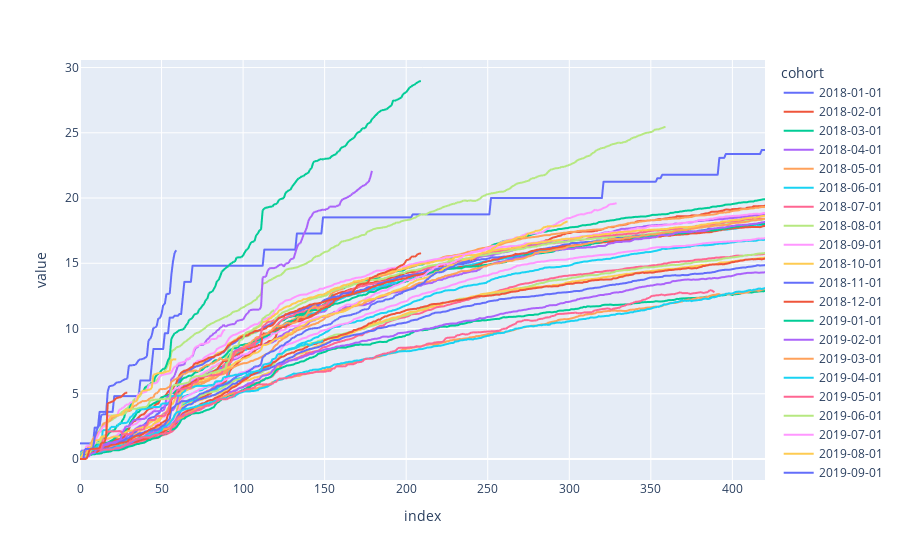

This figure's notebook cell:
### Code cell
fig_raw = px.line(data_frame=df_RR_prefill)
fig_raw.show()
#fig_raw.write_html("OnetimeToSubscription_RepurchaseSecondToThird_Raw.html")

### Figure 1 — Plotly figure (JSON) as saved in the notebook; plotly's stock layout.template omitted (floating-point values rounded to 4 significant figures; data arrays with more than 128 entries replaced by an {"elided": "..."} marker saying what was removed)
{"data": [{"hovertemplate": "cohort=2018-01-01<br>index=%{x}<br>value=%{y}<extra></extra>", "legendgroup": "2018-01-01", "line": {"color": "#636efa", "dash": "solid"}, "marker": {"symbol": "circle"}, "mode": "lines", "name": "2018-01-01", "showlegend": true, "type": "scattergl", "x": {"elided": "421 int values"}, "xaxis": "x", "y": {"elided": "421 float values"}, "yaxis": "y"}, {"hovertemplate": "cohort=2018-02-01<br>index=%{x}<br>value=%{y}<extra></extra>", "legendgroup": "2018-02-01", "line": {"color": "#EF553B", "dash": "solid"}, "marker": {"symbol": "circle"}, "mode": "lines", "name": "2018-02-01", "showlegend": true, "type": "scattergl", "x": {"elided": "421 int values"}, "xaxis": "x", "y": {"elided": "421 float values"}, "yaxis": "y"}, {"hovertemplate": "cohort=2018-03-01<br>index=%{x}<br>value=%{y}<extra></extra>", "legendgroup": "2018-03-01", "line": {"color": "#00cc96", "dash": "solid"}, "marker": {"symbol": "circle"}, "mode": "lines", "name": "2018-03-01", "showlegend": true, "type": "scattergl", "x": {"elided": "421 int values"}, "xaxis": "x", "y": {"elided": "421 float values"}, "yaxis": "y"}, {"hovertemplate": "cohort=2018-04-01<br>index=%{x}<br>value=%{y}<extra></extra>", "legendgroup": "2018-04-01", "line": {"color": "#ab63fa", "dash": "solid"}, "marker": {"symbol": "circle"}, "mode": "lines", "name": "2018-04-01", "showlegend": true, "type": "scattergl", "x": {"elided": "421 int values"}, "xaxis": "x", "y": {"elided": "421 float values"}, "yaxis": "y"}, {"hovertemplate": "cohort=2018-05-01<br>index=%{x}<br>value=%{y}<extra></extra>", "legendgroup": "2018-05-01", "line": {"color": "#FFA15A", "dash": "solid"}, "marker": {"symbol": "circle"}, "mode": "lines", "name": "2018-05-01", "showlegend": true, "type": "scattergl", "x": {"elided": "421 int values"}, "xaxis": "x", "y": {"elided": "421 float values"}, "yaxis": "y"}, {"hovertemplate": "cohort=2018-06-01<br>index=%{x}<br>value=%{y}<extra></extra>", "legendgroup": "2018-06-01", "line": {"color": "#19d3f3", "dash": "solid"}, "marker": {"symbol": "circle"}, "mode": "lines", "name": "2018-06-01", "showlegend": true, "type": "scattergl", "x": {"elided": "421 int values"}, "xaxis": "x", "y": {"elided": "421 float values"}, "yaxis": "y"}, {"hovertemplate": "cohort=2018-07-01<br>index=%{x}<br>value=%{y}<extra></extra>", "legendgroup": "2018-07-01", "line": {"color": "#FF6692", "dash": "solid"}, "marker": {"symbol": "circle"}, "mode": "lines", "name": "2018-07-01", "showlegend": true, "type": "scattergl", "x": {"elided": "421 int values"}, "xaxis": "x", "y": {"elided": "421 float values"}, "yaxis": "y"}, {"hovertemplate": "cohort=2018-08-01<br>index=%{x}<br>value=%{y}<extra></extra>", "legendgroup": "2018-08-01", "line": {"color": "#B6E880", "dash": "solid"}, "marker": {"symbol": "circle"}, "mode": "lines", "name": "2018-08-01", "showlegend": true, "type": "scattergl", "x": {"elided": "421 int values"}, "xaxis": "x", "y": {"elided": "421 float values"}, "yaxis": "y"}, {"hovertemplate": "cohort=2018-09-01<br>index=%{x}<br>value=%{y}<extra></extra>", "legendgroup": "2018-09-01", "line": {"color": "#FF97FF", "dash": "solid"}, "marker": {"symbol": "circle"}, "mode": "lines", "name": "2018-09-01", "showlegend": true, "type": "scattergl", "x": {"elided": "421 int values"}, "xaxis": "x", "y": {"elided": "421 float values"}, "yaxis": "y"}, {"hovertemplate": "cohort=2018-10-01<br>index=%{x}<br>value=%{y}<extra></extra>", "legendgroup": "2018-10-01", "line": {"color": "#FECB52", "dash": "solid"}, "marker": {"symbol": "circle"}, "mode": "lines", "name": "2018-10-01", "showlegend": true, "type": "scattergl", "x": {"elided": "421 int values"}, "xaxis": "x", "y": {"elided": "421 float values"}, "yaxis": "y"}, {"hovertemplate": "cohort=2018-11-01<br>index=%{x}<br>value=%{y}<extra></extra>", "legendgroup": "2018-11-01", "line": {"color": "#636efa", "dash": "solid"}, "marker": {"symbol": "circle"}, "mode": "lines", "name": "2018-11-01", "showlegend": true, "type": "scattergl", "x": {"elided": "421 int values"}, "xaxis": "x", "y": {"elided": "421 float values"}, "yaxis": "y"}, {"hovertemplate": "cohort=2018-12-01<br>index=%{x}<br>value=%{y}<extra></extra>", "legendgroup": "2018-12-01", "line": {"color": "#EF553B", "dash": "solid"}, "marker": {"symbol": "circle"}, "mode": "lines", "name": "2018-12-01", "showlegend": true, "type": "scattergl", "x": {"elided": "421 int values"}, "xaxis": "x", "y": {"elided": "421 float values"}, "yaxis": "y"}, {"hovertemplate": "cohort=2019-01-01<br>index=%{x}<br>value=%{y}<extra></extra>", "legendgroup": "2019-01-01", "line": {"color": "#00cc96", "dash": "solid"}, "marker": {"symbol": "circle"}, "mode": "lines", "name": "2019-01-01", "showlegend": true, "type": "scattergl", "x": {"elided": "421 int values"}, "xaxis": "x", "y": {"elided": "421 float values"}, "yaxis": "y"}, {"hovertemplate": "cohort=2019-02-01<br>index=%{x}<br>value=%{y}<extra></extra>", "legendgroup": "2019-02-01", "line": {"color": "#ab63fa", "dash": "solid"}, "marker": {"symbol": "circle"}, "mode": "lines", "name": "2019-02-01", "showlegend": true, "type": "scattergl", "x": {"elided": "421 int values"}, "xaxis": "x", "y": {"elided": "421 float values"}, "yaxis": "y"}, {"hovertemplate": "cohort=2019-03-01<br>index=%{x}<br>value=%{y}<extra></extra>", "legendgroup": "2019-03-01", "line": {"color": "#FFA15A", "dash": "solid"}, "marker": {"symbol": "circle"}, "mode": "lines", "name": "2019-03-01", "showlegend": true, "type": "scattergl", "x": {"elided": "421 int values"}, "xaxis": "x", "y": {"elided": "421 float values"}, "yaxis": "y"}, {"hovertemplate": "cohort=2019-04-01<br>index=%{x}<br>value=%{y}<extra></extra>", "legendgroup": "2019-04-01", "line": {"color": "#19d3f3", "dash": "solid"}, "marker": {"symbol": "circle"}, "mode": "lines", "name": "2019-04-01", "showlegend": true, "type": "scattergl", "x": {"elided": "421 int values"}, "xaxis": "x", "y": {"elided": "421 float values"}, "yaxis": "y"}, {"hovertemplate": "cohort=2019-05-01<br>index=%{x}<br>value=%{y}<extra></extra>", "legendgroup": "2019-05-01", "line": {"color": "#FF6692", "dash": "solid"}, "marker": {"symbol": "circle"}, "mode": "lines", "name": "2019-05-01", "showlegend": true, "type": "scattergl", "x": {"elided": "421 int values"}, "xaxis": "x", "y": {"elided": "421 float values"}, "yaxis": "y"}, {"hovertemplate": "cohort=2019-06-01<br>index=%{x}<br>value=%{y}<extra></extra>", "legendgroup": "2019-06-01", "line": {"color": "#B6E880", "dash": "solid"}, "marker": {"symbol": "circle"}, "mode": "lines", "name": "2019-06-01", "showlegend": true, "type": "scattergl", "x": {"elided": "421 int values"}, "xaxis": "x", "y": {"elided": "421 float values"}, "yaxis": "y"}, {"hovertemplate": "cohort=2019-07-01<br>index=%{x}<br>value=%{y}<extra></extra>", "legendgroup": "2019-07-01", "line": {"color": "#FF97FF", "dash": "solid"}, "marker": {"symbol": "circle"}, "mode": "lines", "name": "2019-07-01", "showlegend": true, "type": "scattergl", "x": {"elided": "421 int values"}, "xaxis": "x", "y": {"elided": "421 float values"}, "yaxis": "y"}, {"hovertemplate": "cohort=2019-08-01<br>index=%{x}<br>value=%{y}<extra></extra>", "legendgroup": "2019-08-01", "line": {"color": "#FECB52", "dash": "solid"}, "marker": {"symbol": "circle"}, "mode": "lines", "name": "2019-08-01", "showlegend": true, "type": "scattergl", "x": {"elided": "421 int values"}, "xaxis": "x", "y": {"elided": "421 float values"}, "yaxis": "y"}, {"hovertemplate": "cohort=2019-09-01<br>index=%{x}<br>value=%{y}<extra></extra>", "legendgroup": "2019-09-01", "line": {"color": "#636efa", "dash": "solid"}, "marker": {"symbol": "circle"}, "mode": "lines", "name": "2019-09-01", "showlegend": true, "type": "scattergl", "x": {"elided": "421 int values"}, "xaxis": "x", "y": {"elided": "421 float values"}, "yaxis": "y"}, {"hovertemplate": "cohort=2019-10-01<br>index=%{x}<br>value=%{y}<extra></extra>", "legendgroup": "2019-10-01", "line": {"color": "#EF553B", "dash": "solid"}, "marker": {"symbol": "circle"}, "mode": "lines", "name": "2019-10-01", "showlegend": true, "type": "scattergl", "x": {"elided": "421 int values"}, "xaxis": "x", "y": {"elided": "421 float values"}, "yaxis": "y"}, {"hovertemplate": "cohort=2019-11-01<br>index=%{x}<br>value=%{y}<extra></extra>", "legendgroup": "2019-11-01", "line": {"color": "#00cc96", "dash": "solid"}, "marker": {"symbol": "circle"}, "mode": "lines", "name": "2019-11-01", "showlegend": true, "type": "scattergl", "x": {"elided": "421 int values"}, "xaxis": "x", "y": {"elided": "421 float values"}, "yaxis": "y"}, {"hovertemplate": "cohort=2019-12-01<br>index=%{x}<br>value=%{y}<extra></extra>", "legendgroup": "2019-12-01", "line": {"color": "#ab63fa", "dash": "solid"}, "marker": {"symbol": "circle"}, "mode": "lines", "name": "2019-12-01", "showlegend": true, "type": "scattergl", "x": {"elided": "421 int values"}, "xaxis": "x", "y": {"elided": "421 float values"}, "yaxis": "y"}, {"hovertemplate": "cohort=2020-01-01<br>index=%{x}<br>value=%{y}<extra></extra>", "legendgroup": "2020-01-01", "line": {"color": "#FFA15A", "dash": "solid"}, "marker": {"symbol": "circle"}, "mode": "lines", "name": "2020-01-01", "showlegend": true, "type": "scattergl", "x": {"elided": "421 int values"}, "xaxis": "x", "y": {"elided": "421 float values"}, "yaxis": "y"}, {"hovertemplate": "cohort=2020-02-01<br>index=%{x}<br>value=%{y}<extra></extra>", "legendgroup": "2020-02-01", "line": {"color": "#19d3f3", "dash": "solid"}, "marker": {"symbol": "circle"}, "mode": "lines", "name": "2020-02-01", "showlegend": true, "type": "scattergl", "x": {"elided": "421 int values"}, "xaxis": "x", "y": {"elided": "421 float values"}, "yaxis": "y"}, {"hovertemplate": "cohort=2020-03-01<br>index=%{x}<br>value=%{y}<extra></extra>", "legendgroup": "2020-03-01", "line": {"color": "#FF6692", "dash": "solid"}, "marker": {"symbol": "circle"}, "mode": "lines", "name": "2020-03-01", "showlegend": true, "type": "scattergl", "x": {"elided": "421 int values"}, "xaxis": "x", "y": {"elided": "421 float values"}, "yaxis": "y"}, {"hovertemplate": "cohort=2020-04-01<br>index=%{x}<br>value=%{y}<extra></extra>", "legendgroup": "2020-04-01", "line": {"color": "#B6E880", "dash": "solid"}, "marker": {"symbol": "circle"}, "mode": "lines", "name": "2020-04-01", "showlegend": true, "type": "scattergl", "x": {"elided": "421 int values"}, "xaxis": "x", "y": {"elided": "421 float values"}, "yaxis": "y"}, {"hovertemplate": "cohort=2020-05-01<br>index=%{x}<br>value=%{y}<extra></extra>", "legendgroup": "2020-05-01", "line": {"color": "#FF97FF", "dash": "solid"}, "marker": {"symbol": "circle"}, "mode": "lines", "name": "2020-05-01", "showlegend": true, "type": "scattergl", "x": {"elided": "421 int values"}, "xaxis": "x", "y": {"elided": "421 float values"}, "yaxis": "y"}, {"hovertemplate": "cohort=2020-06-01<br>index=%{x}<br>value=%{y}<extra></extra>", "legendgroup": "2020-06-01", "line": {"color": "#FECB52", "dash": "solid"}, "marker": {"symbol": "circle"}, "mode": "lines", "name": "2020-06-01", "showlegend": true, "type": "scattergl", "x": {"elided": "421 int values"}, "xaxis": "x", "y": {"elided": "421 float values"}, "yaxis": "y"}, {"hovertemplate": "cohort=2020-07-01<br>index=%{x}<br>value=%{y}<extra></extra>", "legendgroup": "2020-07-01", "line": {"color": "#636efa", "dash": "solid"}, "marker": {"symbol": "circle"}, "mode": "lines", "name": "2020-07-01", "showlegend": true, "type": "scattergl", "x": {"elided": "421 int values"}, "xaxis": "x", "y": {"elided": "421 float values"}, "yaxis": "y"}, {"hovertemplate": "cohort=2020-08-01<br>index=%{x}<br>value=%{y}<extra></extra>", "legendgroup": "2020-08-01", "line": {"color": "#EF553B", "dash": "solid"}, "marker": {"symbol": "circle"}, "mode": "lines", "name": "2020-08-01", "showlegend": true, "type": "scattergl", "x": {"elided": "421 int values"}, "xaxis": "x", "y": {"elided": "421 float values"}, "yaxis": "y"}, {"hovertemplate": "cohort=2020-09-01<br>index=%{x}<br>value=%{y}<extra></extra>", "legendgroup": "2020-09-01", "line": {"color": "#00cc96", "dash": "solid"}, "marker": {"symbol": "circle"}, "mode": "lines", "name": "2020-09-01", "showlegend": true, "type": "scattergl", "x": {"elided": "421 int values"}, "xaxis": "x", "y": {"elided": "421 float values"}, "yaxis": "y"}, {"hovertemplate": "cohort=2020-10-01<br>index=%{x}<br>value=%{y}<extra></extra>", "legendgroup": "2020-10-01", "line": {"color": "#ab63fa", "dash": "solid"}, "marker": {"symbol": "circle"}, "mode": "lines", "name": "2020-10-01", "showlegend": true, "type": "scattergl", "x": {"elided": "421 int values"}, "xaxis": "x", "y": {"elided": "421 float values"}, "yaxis": "y"}, {"hovertemplate": "cohort=2020-11-01<br>index=%{x}<br>value=%{y}<extra></extra>", "legendgroup": "2020-11-01", "line": {"color": "#FFA15A", "dash": "solid"}, "marker": {"symbol": "circle"}, "mode": "lines", "name": "2020-11-01", "showlegend": true, "type": "scattergl", "x": {"elided": "421 int values"}, "xaxis": "x", "y": {"elided": "421 float values"}, "yaxis": "y"}, {"hovertemplate": "cohort=2020-12-01<br>index=%{x}<br>value=%{y}<extra></extra>", "legendgroup": "2020-12-01", "line": {"color": "#19d3f3", "dash": "solid"}, "marker": {"symbol": "circle"}, "mode": "lines", "name": "2020-12-01", "showlegend": true, "type": "scattergl", "x": {"elided": "421 int values"}, "xaxis": "x", "y": {"elided": "421 float values"}, "yaxis": "y"}, {"hovertemplate": "cohort=2021-01-01<br>index=%{x}<br>value=%{y}<extra></extra>", "legendgroup": "2021-01-01", "line": {"color": "#FF6692", "dash": "solid"}, "marker": {"symbol": "circle"}, "mode": "lines", "name": "2021-01-01", "showlegend": true, "type": "scattergl", "x": {"elided": "421 int values"}, "xaxis": "x", "y": {"elided": "421 float values"}, "yaxis": "y"}, {"hovertemplate": "cohort=2021-02-01<br>index=%{x}<br>value=%{y}<extra></extra>", "legendgroup": "2021-02-01", "line": {"color": "#B6E880", "dash": "solid"}, "marker": {"symbol": "circle"}, "mode": "lines", "name": "2021-02-01", "showlegend": true, "type": "scattergl", "x": {"elided": "421 int values"}, "xaxis": "x", "y": {"elided": "421 float values"}, "yaxis": "y"}, {"hovertemplate": "cohort=2021-03-01<br>index=%{x}<br>value=%{y}<extra></extra>", "legendgroup": "2021-03-01", "line": {"color": "#FF97FF", "dash": "solid"}, "marker": {"symbol": "circle"}, "mode": "lines", "name": "2021-03-01", "showlegend": true, "type": "scattergl", "x": {"elided": "421 int values"}, "xaxis": "x", "y": {"elided": "421 float values"}, "yaxis": "y"}, {"hovertemplate": "cohort=2021-04-01<br>index=%{x}<br>value=%{y}<extra></extra>", "legendgroup": "2021-04-01", "line": {"color": "#FECB52", "dash": "solid"}, "marker": {"symbol": "circle"}, "mode": "lines", "name": "2021-04-01", "showlegend": true, "type": "scattergl", "x": {"elided": "421 int values"}, "xaxis": "x", "y": {"elided": "421 float values"}, "yaxis": "y"}, {"hovertemplate": "cohort=2021-05-01<br>index=%{x}<br>value=%{y}<extra></extra>", "legendgroup": "2021-05-01", "line": {"color": "#636efa", "dash": "solid"}, "marker": {"symbol": "circle"}, "mode": "lines", "name": "2021-05-01", "showlegend": true, "type": "scattergl", "x": {"elided": "421 int values"}, "xaxis": "x", "y": {"elided": "421 float values"}, "yaxis": "y"}, {"hovertemplate": "cohort=2021-06-01<br>index=%{x}<br>value=%{y}<extra></extra>", "legendgroup": "2021-06-01", "line": {"color": "#EF553B", "dash": "solid"}, "marker": {"symbol": "circle"}, "mode": "lines", "name": "2021-06-01", "showlegend": true, "type": "scattergl", "x": {"elided": "421 int values"}, "xaxis": "x", "y": {"elided": "421 float values"}, "yaxis": "y"}], "layout": {"legend": {"title": {"text": "cohort"}, "tracegroupgap": 0}, "margin": {"t": 60}, "xaxis": {"anchor": "y", "domain": [0, 1], "title": {"text": "index"}}, "yaxis": {"anchor": "x", "domain": [0, 1], "title": {"text": "value"}}}}
